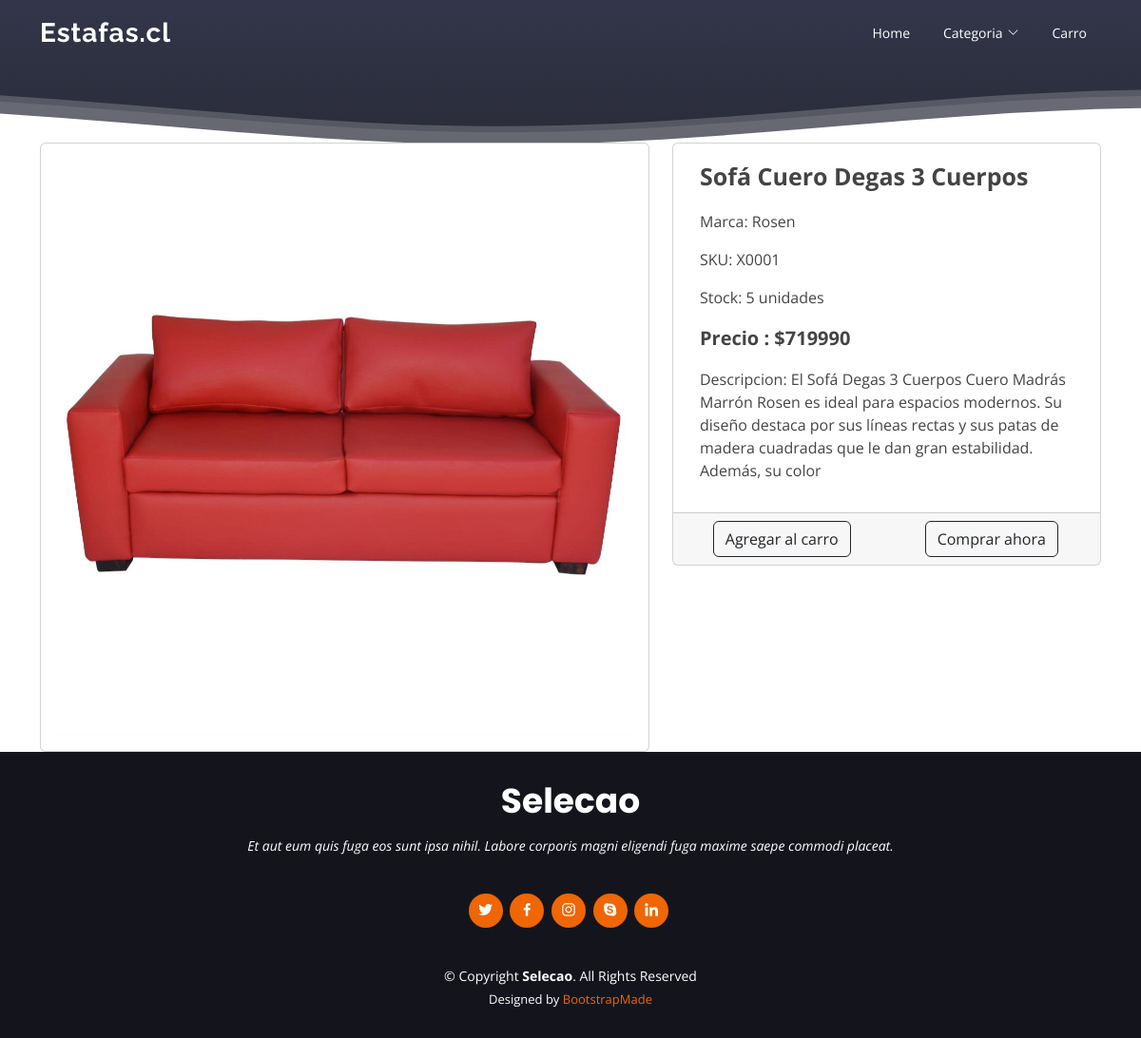
Page /detalleProductos/1 on the committed database.
### app_muebleria/models.py (models this page shows, shortened)
class Producto(models.Model):
    sku = models.IntegerField(primary_key=True)
    nombre = models.CharField(max_length=50)
    precio = models.IntegerField()
    medidas = models.CharField(max_length=20)
    marca = models.CharField(max_length=30)
    stock = models.IntegerField()
    img = models.CharField(max_length=100)
    categoriaProducto = models.ForeignKey(Categoria, on_delete=models.CASCADE)
    tipoProducto = models.ForeignKey(TipoProducto, on_delete= models.CASCADE)
    descripcion = models.CharField(max_length= 200)

### app_muebleria/views.py (the view)
# urls.py: path('detalleProductos/<id>',detalleProductos,name="detalleProductos"),
def detalleProductos(request, id):
    global totalPagar
    producto = Producto.objects.get(sku = id)
    listado = CarroCompras.objects.all()
    contexto  = {'Producto' : producto, 'ListaCarro' : listado}
    return render(request, 'DetalleProducto.html', contexto)

### app_muebleria/Templates/DetalleProducto.html (shortened to what this page needs)
{% load static %}
<!DOCTYPE html>
<html lang="en">
<head>
  <link href="{% static '/assets/vendor/animate.css/animate.min.css' %}" rel="stylesheet">
  <link href="{% static '/assets/vendor/aos/aos.css' %}" rel="stylesheet">
  <link href="{% static '/assets/vendor/bootstrap/css/bootstrap.min.css' %}" rel="stylesheet">
  <link href="{% static '/assets/vendor/bootstrap-icons/bootstrap-icons.css' %}" rel="stylesheet">
  <link href="{% static '/assets/vendor/boxicons/css/boxicons.min.css' %}" rel="stylesheet">
  <link href="{% static '/assets/vendor/glightbox/css/glightbox.min.css' %}" rel="stylesheet">
  <link href="{% static '/assets/vendor/remixicon/remixicon.css' %}" rel="stylesheet">
  <link href="{% static '/assets/vendor/swiper/swiper-bundle.min.css' %}" rel="stylesheet">
  <link href="{% static '/assets/css/style.css' %}" rel="stylesheet">
</head>
<body>
  <header id="header" class="fixed-top d-flex align-items-center  header-transparent ">
    <div class="container d-flex align-items-center justify-content-between">
      <div class="logo">
        <h1><a href="{% url 'inicio' %}">Estafas.cl</a></h1>
      </div>
      <nav id="navbar" class="navbar">
        <ul>
          <li><a class="nav-link scrollto active" href="#hero">Home</a></li>
          <li class="dropdown"><a href="#"><span>Categoria</span> <i class="bi bi-chevron-down"></i></a>
          </li>
          <li><a class="nav-link scrollto" href="#contact">Carro</a></li>
        </ul>
      </nav>
    </div>
  </header>
  <section id="hero" class="d-flex flex-column justify-content-end align-items-center" style="height: 150px;">
  </section>
  <main id="main">
    <div class="container">
      <div class="row">
        <div class="col-12 col-md-7">
          <div class="card">
            <div class="card-body">
              <img class="card-img-top" src="{% static '/img/' %}{{Producto.img}}" alt="Sin info.." >
            </div>
          </div>
        </div>
        <div class="col-12 col-md-5">
          <div class="card">
            <div class="container">
              <div class="card-body">
                <p style="font-size: 25px;"><b>{{Producto.nombre}}</b></p>
                <p>Marca: {{Producto.marca}}</p>
                <p>SKU: X000{{Producto.sku}}</p>
                <p>Stock: {{Producto.stock}} unidades</p>
                <p style="font-size: 20px;"><b>Precio : ${{Producto.precio}}</b></p>
                <p>Descripcion: {{Producto.descripcion}}</p>
              </div>
            </div>
            <div class="container card-footer">
              <div class="row">
                <div class="col-6 col-md-6" style="text-align: center;">
                  <a href="" class="btn btn-outline-dark" >Agregar al carro</a>
                </div>
                <div class="col-6 col-md-6" style="text-align: center;">
                  <a href="{% url 'agregarAlCarro' Producto.sku %}" class="btn btn-outline-dark">  Comprar ahora</a>
                </div>
              </div>
            </div>
          </div>
        </div>
      </div>
    </div>
  </main>
  <footer id="footer">
    <div class="container">
      <h3>Selecao</h3>
      <p>Et aut eum quis fuga eos sunt ipsa nihil. Labore corporis magni eligendi fuga maxime saepe commodi placeat.</p>
      <div class="social-links">
        <a href="#" class="twitter"><i class="bx bxl-twitter"></i></a>
        <a href="#" class="facebook"><i class="bx bxl-facebook"></i></a>
        <a href="#" class="instagram"><i class="bx bxl-instagram"></i></a>
        <a href="#" class="google-plus"><i class="bx bxl-skype"></i></a>
        <a href="#" class="linkedin"><i class="bx bxl-linkedin"></i></a>
      </div>
      <div class="copyright">
        &copy; Copyright <strong><span>Selecao</span></strong>. All Rights Reserved
      </div>
      <div class="credits">
        Designed by <a href="https://bootstrapmade.com/">BootstrapMade</a>
      </div>
    </div>
  </footer>
</body>
</html>

### app_muebleria/static/assets/css/style.css (style rules this page uses)
body { font-family: "Open Sans", sans-serif; color: #444444; }
a { color: #ef6603; text-decoration: none; }
h1, h2, h3, h4, h5, h6 { font-family: "Raleway", sans-serif; }
#header { height: 70px; transition: all 0.5s; z-index: 997; transition: all 0.5s; background: rgba(42, 44, 57, 0.9); }
#header.header-transparent { background: transparent; }
#header .logo h1 { font-size: 28px; margin: 0; padding: 0; line-height: 1; font-weight: 700; letter-spacing: 1px; }
#header .logo h1 a, #header .logo h1 a:hover { color: #fff; text-decoration: none; }
.navbar { padding: 0; }
.navbar ul { margin: 0; padding: 0; display: flex; list-style: none; align-items: center; }
.navbar li { position: relative; }
.navbar a, .navbar a:focus { display: flex; align-items: center; justify-content: space-between; padding: 5px 15px 7px 15px; margin-left: 5px; font-size: 14px; color: #fff; white-space: nowrap; transition: 0.3s; border-radius: 50px; }
.navbar a i, .navbar a:focus i { font-size: 12px; line-height: 0; margin-left: 5px; }
#hero { width: 100%; overflow: hidden; position: relative; background: linear-gradient(0deg, rgb(42, 44, 57) 0%, rgb(51, 54, 74) 100%); padding: 0; }
.hero-waves { display: block; width: 100%; height: 60px; position: relative; }
section { padding: 60px 0; overflow: hidden; }
#footer { background: #14151c; color: #fff; font-size: 14px; text-align: center; padding: 30px 0; }
#footer h3 { font-size: 36px; font-weight: 700; color: #fff; position: relative; font-family: "Poppins", sans-serif; padding: 0; margin: 0 0 15px 0; }
#footer p { font-size: 15; font-style: italic; padding: 0; margin: 0 0 40px 0; }
#footer .social-links { margin: 0 0 40px 0; }
#footer .social-links a { font-size: 18px; display: inline-block; background: #ef6603; color: #fff; line-height: 1; padding: 8px 0; margin-right: 4px; border-radius: 50%; text-align: center; width: 36px; height: 36px; transition: 0.3s; }
#footer .copyright { margin: 0 0 5px 0; }
#footer .credits { font-size: 13px; }

### rows in the picture
Producto: img (picture), nombre "Sofá Cuero Degas 3 Cuerpos", marca "Rosen", sku "1", stock "5", precio "719990", descripcion "El Sofá Degas 3 Cuerpos Cuero Madrás Marrón Rosen es ideal para espacios modernos. Su diseño destaca por sus líneas rectas y sus patas de madera cuadradas que le dan gran estabilidad. Además, su color"
